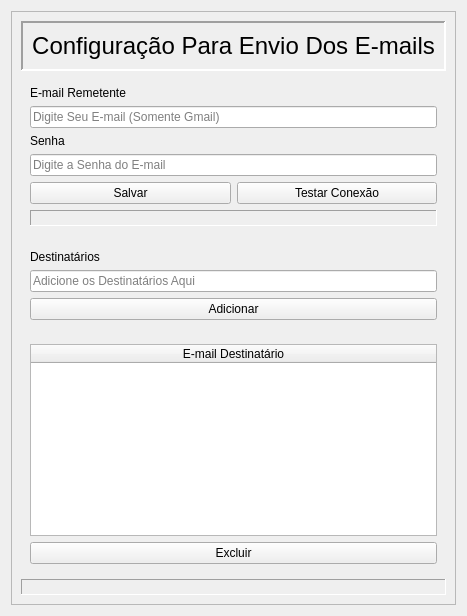
      <widget class="QWidget" name="emailUser">
       <attribute name="title">
        <string>Definir config. E-mail</string>
       </attribute>
       <layout class="QVBoxLayout" name="verticalLayout_6">
        <item>
         <widget class="QFrame" name="frameContainerPrincipal_2">
          <property name="frameShape">
           <enum>QFrame::StyledPanel</enum>
          </property>
          <property name="frameShadow">
           <enum>QFrame::Raised</enum>
          </property>
          <layout class="QVBoxLayout" name="verticalLayout_58">
           <item>
            <widget class="QFrame" name="frameCabecalho">
             <property name="frameShape">
              <enum>QFrame::Panel</enum>
             </property>
             <property name="frameShadow">
              <enum>QFrame::Sunken</enum>
             </property>
             <property name="lineWidth">
              <number>2</number>
             </property>
             <layout class="QVBoxLayout" name="verticalLayout_7">
              <item>
               <widget class="QLabel" name="tituloCabecalho_3">
                <property name="maximumSize">
                 <size>
                  <width>16777215</width>
                  <height>30</height>
                 </size>
                </property>
                <property name="font">
                 <font>
                  <pointsize>18</pointsize>
                  <weight>50</weight>
                  <bold>false</bold>
                 </font>
                </property>
                <property name="frameShape">
                 <enum>QFrame::NoFrame</enum>
                </property>
                <property name="frameShadow">
                 <enum>QFrame::Plain</enum>
                </property>
                <property name="lineWidth">
                 <number>1</number>
                </property>
                <property name="text">
                 <string>Configuração Para Envio Dos E-mails</string>
                </property>
                <property name="alignment">
                 <set>Qt::AlignCenter</set>
                </property>
                <property name="indent">
                 <number>0</number>
                </property>
               </widget>
              </item>
             </layout>
            </widget>
           </item>
           <item>
            <widget class="QFrame" name="frameContainerEmailRemetente">
             <property name="frameShape">
              <enum>QFrame::NoFrame</enum>
             </property>
             <property name="frameShadow">
              <enum>QFrame::Plain</enum>
             </property>
             <layout class="QGridLayout" name="gridLayout_3">
              <item row="2" column="0" colspan="2">
               <widget class="QLabel" name="tituloSenha">
                <property name="text">
                 <string>Senha</string>
                </property>
               </widget>
              </item>
              <item row="0" column="0" colspan="2">
               <widget class="QLabel" name="titiloEmailRemetente">
                <property name="text">
                 <string>E-mail Remetente</string>
                </property>
               </widget>
              </item>
              <item row="5" column="0" colspan="2">
               <widget class="QLabel" name="statusRemetenteSenha">
                <property name="frameShape">
                 <enum>QFrame::Panel</enum>
                </property>
                <property name="frameShadow">
                 <enum>QFrame::Sunken</enum>
                </property>
                <property name="text">
                 <string/>
                </property>
                <property name="alignment">
                 <set>Qt::AlignLeading|Qt::AlignLeft|Qt::AlignVCenter</set>
                </property>
               </widget>
              </item>
              <item row="1" column="0" colspan="2">
               <widget class="QLineEdit" name="emailUsuario">
                <property name="sizePolicy">
                 <sizepolicy hsizetype="Preferred" vsizetype="Preferred">
                  <horstretch>0</horstretch>
                  <verstretch>0</verstretch>
                 </sizepolicy>
                </property>
                <property name="placeholderText">
                 <string>Digite Seu E-mail (Somente Gmail)</string>
                </property>
               </widget>
              </item>
              <item row="3" column="0" colspan="2">
               <widget class="QLineEdit" name="senhaUsuario">
                <property name="sizePolicy">
                 <sizepolicy hsizetype="Preferred" vsizetype="Preferred">
                  <horstretch>0</horstretch>
                  <verstretch>0</verstretch>
                 </sizepolicy>
                </property>
                <property name="echoMode">
                 <enum>QLineEdit::Password</enum>
                </property>
                <property name="placeholderText">
                 <string>Digite a Senha do E-mail</string>
                </property>
               </widget>
              </item>
              <item row="4" column="0">
               <widget class="QPushButton" name="btnSalvarUsuarioSenha">
                <property name="sizePolicy">
                 <sizepolicy hsizetype="Preferred" vsizetype="Preferred">
                  <horstretch>0</horstretch>
                  <verstretch>0</verstretch>
                 </sizepolicy>
                </property>
                <property name="text">
                 <string>Salvar</string>
                </property>
               </widget>
              </item>
              <item row="4" column="1">
               <widget class="QPushButton" name="btnTesteConexao">
                <property name="sizePolicy">
                 <sizepolicy hsizetype="Preferred" vsizetype="Preferred">
                  <horstretch>0</horstretch>
                  <verstretch>0</verstretch>
                 </sizepolicy>
                </property>
                <property name="text">
                 <string>Testar Conexão</string>
                </property>
               </widget>
              </item>
             </layout>
            </widget>
           </item>
           <item>
            <widget class="QFrame" name="frameContainerDestinatarios">
             <property name="frameShape">
              <enum>QFrame::NoFrame</enum>
             </property>
             <property name="frameShadow">
              <enum>QFrame::Raised</enum>
             </property>
             <layout class="QVBoxLayout" name="verticalLayout_20">
              <item>
               <widget class="QLabel" name="label_24">
                <property name="text">
                 <string>Destinatários</string>
                </property>
               </widget>
              </item>
              <item>
               <widget class="QLineEdit" name="adicionarDestinatario">
                <property name="sizePolicy">
                 <sizepolicy hsizetype="Preferred" vsizetype="Preferred">
                  <horstretch>0</horstretch>
                  <verstretch>0</verstretch>
                 </sizepolicy>
                </property>
                <property name="placeholderText">
                 <string>Adicione os Destinatários Aqui</string>
                </property>
               </widget>
              </item>
              <item>
               <widget class="QPushButton" name="btnAdicionarDestinatario">
                <property name="sizePolicy">
                 <sizepolicy hsizetype="Preferred" vsizetype="Preferred">
                  <horstretch>0</horstretch>
                  <verstretch>0</verstretch>
                 </sizepolicy>
                </property>
                <property name="text">
                 <string>Adicionar</string>
                </property>
               </widget>
              </item>
             </layout>
            </widget>
           </item>
           <item>
            <widget class="QFrame" name="frameTabela">
             <property name="frameShape">
              <enum>QFrame::NoFrame</enum>
             </property>
             <property name="frameShadow">
              <enum>QFrame::Raised</enum>
             </property>
             <layout class="QVBoxLayout" name="verticalLayout_12">
              <item>
               <widget class="QTableWidget" name="tabelaDestinatarios">
                <property name="sizePolicy">
                 <sizepolicy hsizetype="Preferred" vsizetype="Preferred">
                  <horstretch>0</horstretch>
                  <verstretch>0</verstretch>
                 </sizepolicy>
                </property>
                <property name="sizeAdjustPolicy">
                 <enum>QAbstractScrollArea::AdjustIgnored</enum>
                </property>
                <property name="gridStyle">
                 <enum>Qt::SolidLine</enum>
                </property>
                <attribute name="horizontalHeaderShowSortIndicator" stdset="0">
                 <bool>false</bool>
                </attribute>
                <attribute name="horizontalHeaderStretchLastSection">
                 <bool>true</bool>
                </attribute>
                <attribute name="verticalHeaderVisible">
                 <bool>false</bool>
                </attribute>
                <column>
                 <property name="text">
                  <string>E-mail Destinatário</string>
                 </property>
                </column>
               </widget>
              </item>
              <item>
               <widget class="QPushButton" name="btnExcluirDestinatario">
                <property name="sizePolicy">
                 <sizepolicy hsizetype="Preferred" vsizetype="Preferred">
                  <horstretch>0</horstretch>
                  <verstretch>0</verstretch>
                 </sizepolicy>
                </property>
                <property name="text">
                 <string>Excluir</string>
                </property>
               </widget>
              </item>
             </layout>
            </widget>
           </item>
           <item>
            <widget class="QLabel" name="statusOperacoes">
             <property name="frameShape">
              <enum>QFrame::Panel</enum>
             </property>
             <property name="frameShadow">
              <enum>QFrame::Sunken</enum>
             </property>
             <property name="text">
              <string/>
             </property>
             <property name="alignment">
              <set>Qt::AlignCenter</set>
             </property>
            </widget>
           </item>
          </layout>
         </widget>
        </item>
       </layout>
      </widget>
